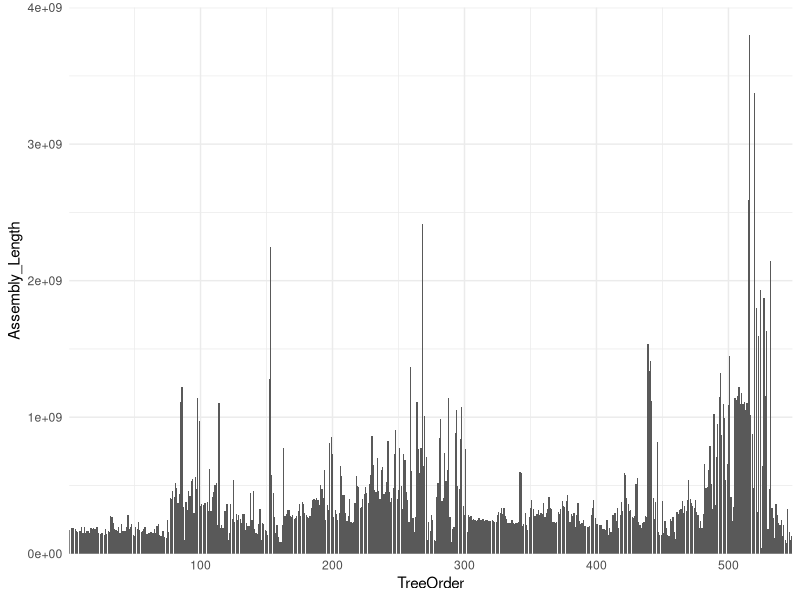
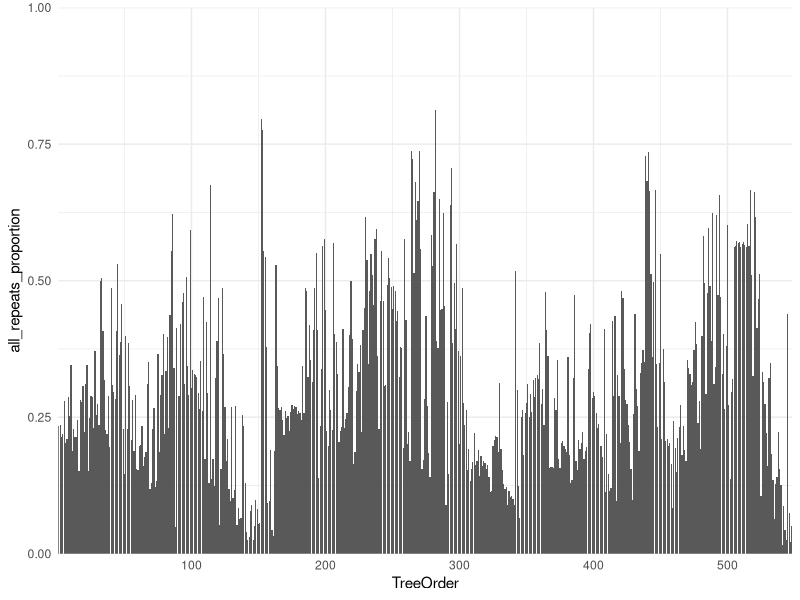
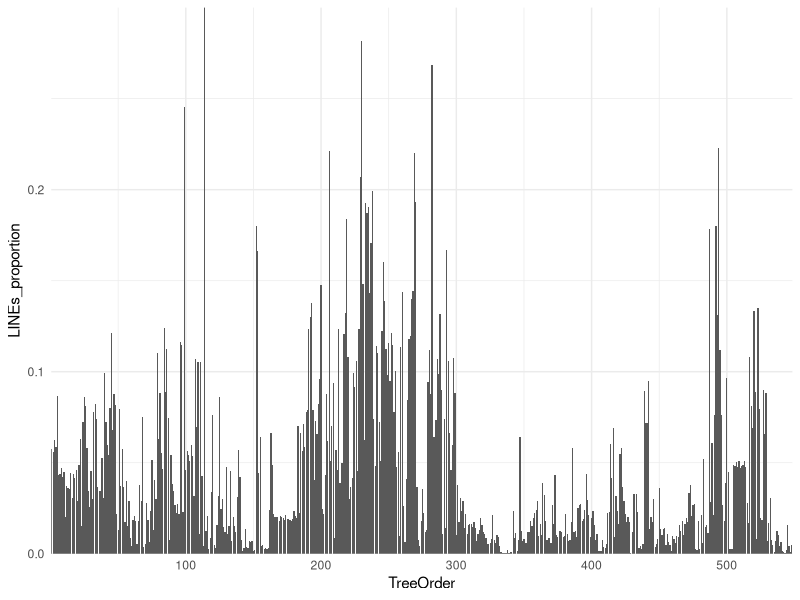
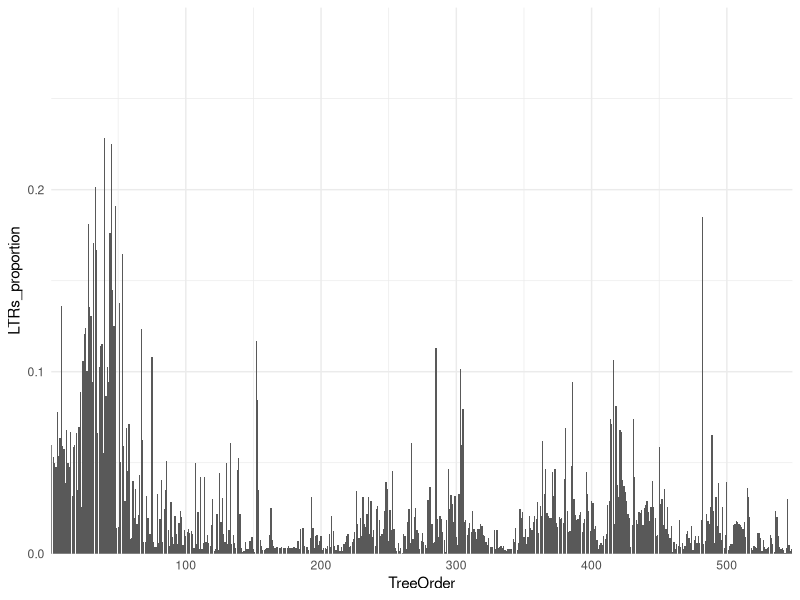
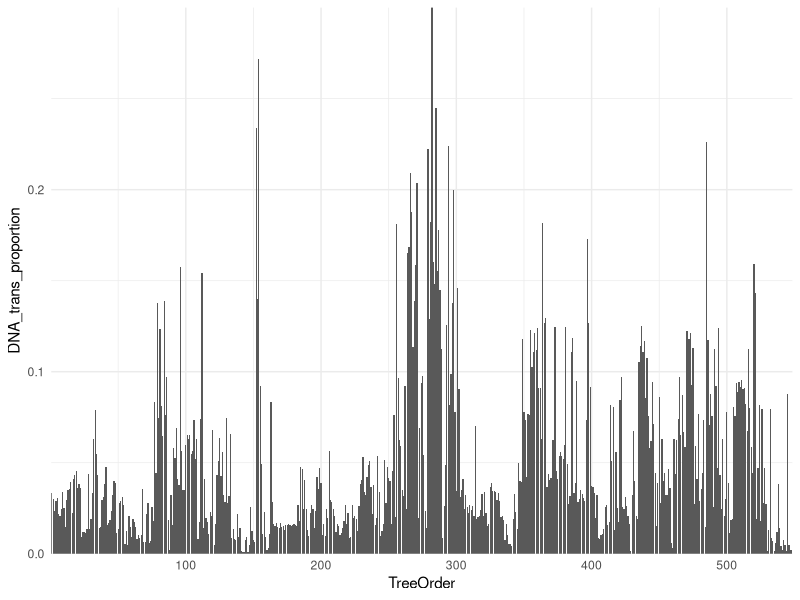
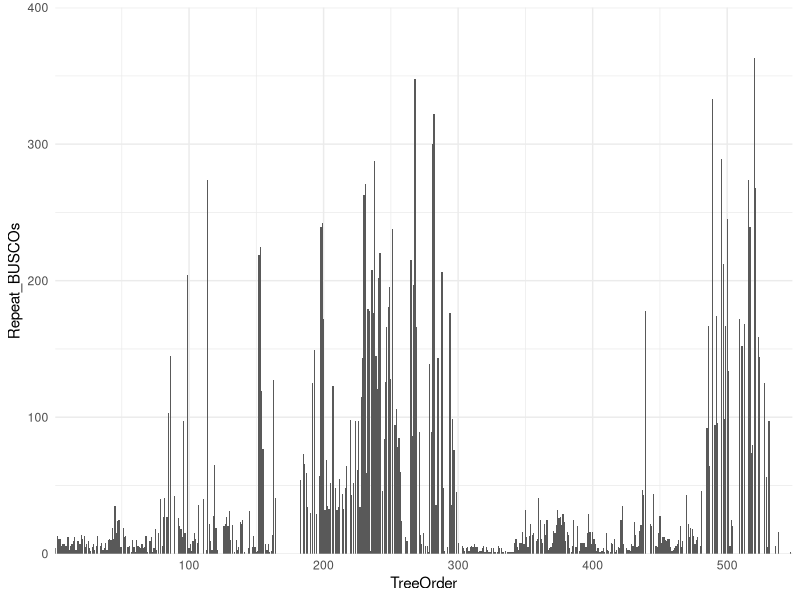
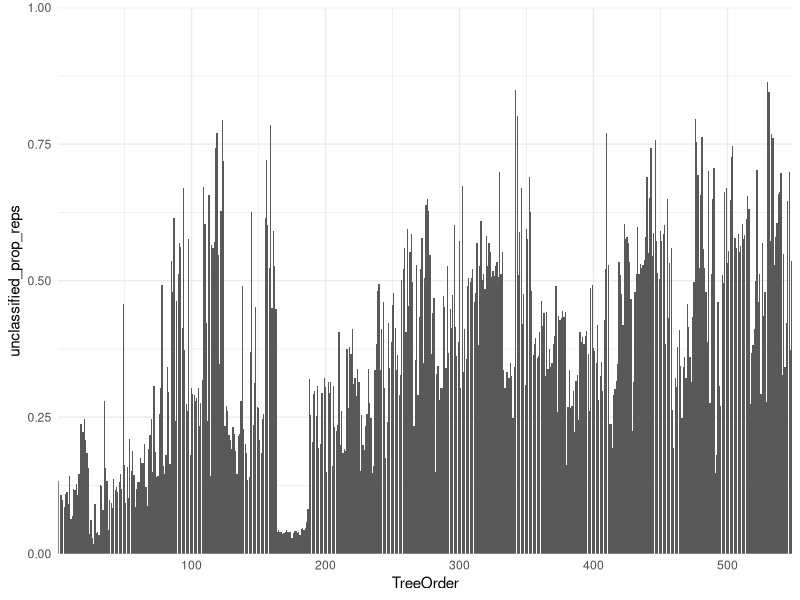
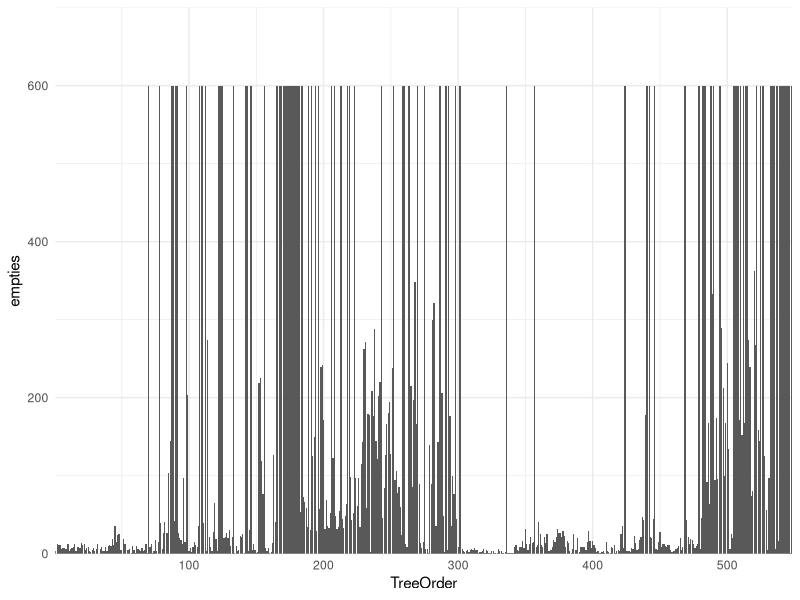

Source code (R) for these figures, in order:

#################### Fig 1 code -- makes various plots that were combined to form Fig. 1 in Illustrator
library (ggplot2)

in_data5<-read.table("Dataframe_ordered_by_tree_final3.txt", header = TRUE)
print(in_data5)

ggplot(data = in_data5, aes(x = TreeOrder, y = Assembly_Length)) +
  geom_bar(stat='identity') + coord_cartesian(ylim = c(0, 4000000000), expand = FALSE) + theme_minimal()#+ scale_fill_manual(values=bar_cols)+

ggplot(data = in_data5, aes(x = TreeOrder, y = all_repeats_proportion)) +
  geom_bar(stat='identity') + coord_cartesian(ylim = c(0, 1), expand = FALSE) + theme_minimal()#+ scale_fill_manual(values=bar_cols)+
  
ggplot(data = in_data5, aes(x = TreeOrder, y = LINEs_proportion)) +
  geom_bar(stat='identity') + coord_cartesian(ylim = c(0, .3), expand = FALSE) + theme_minimal()#+ scale_fill_manual(values=bar_cols)+

ggplot(data = in_data5, aes(x = TreeOrder, y = LTRs_proportion)) +
  geom_bar(stat='identity') + coord_cartesian(ylim = c(0, .3), expand = FALSE) + theme_minimal()#+ scale_fill_manual(values=bar_cols)+

ggplot(data = in_data5, aes(x = TreeOrder, y = DNA_trans_proportion)) +
  geom_bar(stat='identity') + coord_cartesian(ylim = c(0, .3), expand = FALSE) + theme_minimal()#+ scale_fill_manual(values=bar_cols)+

ggplot(data = in_data5, aes(x = TreeOrder, y = Repeat_BUSCOs)) +
  geom_bar(stat='identity') + coord_cartesian(ylim = c(0, 400), expand = FALSE) + theme_minimal()#+ scale_fill_manual(values=bar_cols)+

ggplot(data = in_data5, aes(x = TreeOrder, y = unclassified_prop_reps)) +
  geom_bar(stat='identity') + coord_cartesian(ylim = c(0, 1), expand = FALSE) + theme_minimal()#+ scale_fill_manual(values=bar_cols)+

ggplot(data = in_data5, aes(x = TreeOrder, y = empties)) +
  geom_bar(stat='identity') + coord_cartesian(ylim = c(0, 700), expand = FALSE) + theme_minimal()#+ scale_fill_manual(values=bar_cols)+

ggplot(data = in_data5, aes(x = TreeOrder, y = unclassified_prop_reps)) +
  geom_bar(stat='identity') + coord_cartesian(ylim = c(0, 1), expand = FALSE) + theme_minimal()#+ scale_fill_manual(values=bar_cols)+

ggplot(data = in_data5, aes(x = TreeOrder, y = SINEs_proportion)) +
  geom_bar(stat='identity') + coord_cartesian(ylim = c(0, .3), expand = FALSE) + theme_minimal()#+ scale_fill_manual(values=bar_cols)+

ggplot(data = in_data5, aes(x = TreeOrder, y = tandem_repeats_proportion)) +
  geom_bar(stat='identity') + coord_cartesian(ylim = c(0, .3), expand = FALSE) + theme_minimal()#+ scale_fill_manual(values=bar_cols)+

ggplot(data = in_data5, aes(x = TreeOrder, y = other_repeats_proportion)) +
  geom_bar(stat='identity') + coord_cartesian(ylim = c(0, .3), expand = FALSE) + theme_minimal()#+ scale_fill_manual(values=bar_cols)+

